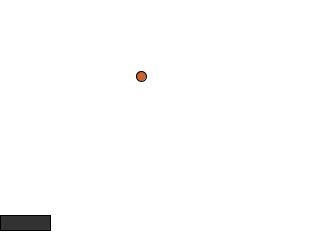
Frame 1 (no input)
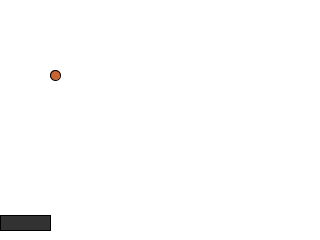
Frame 60 (the mouse pressed at the canvas centre just before this capture)
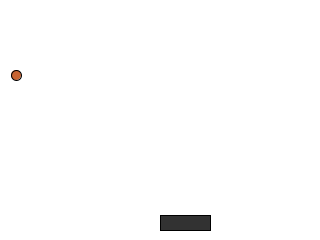
Frame 120 (the mouse held since frame 60 and released just before this capture)

The Processing sketch that drew these frames (run headless with seeded random() and noise(); from frame 60 on, the mouse is pressed at the canvas centre):

// Processing sketch: coursework_exercise_2_part_1
// ── coursework_exercise_2_part_1.pde
final int SCREENX = 320;
final int SCREENY = 240;
final int PADDLEHEIGHT = 15;
final int PADDLEWIDTH = 50;
final int MARGIN = 10;

class Ball {
  float x; float y;
  float dx; float dy;
  int radius;
  color ballColor = color(200, 100, 50);
  
  Ball(){
    x = random(SCREENX/4, SCREENX/2);
    y = random(SCREENY/4, SCREENY/2);
    dx = random(1, 10); 
    dy = random(1, 2);
    radius = 5;
  }
  
  
  void move(){
    x = x+dx; 
    y = y+dy;
  }
  void draw(){
    fill(ballColor);
    ellipse(int(x), int(y), radius, radius);
  }
  
  
  void  collide(Player tp)
  {  
    if(x-radius  <=0)  dx=-dx;  
    else  if(x+radius>=SCREENX)  dx=-dx;      
        if(y+radius  >=  tp.ypos  && y-radius<tp.ypos+PADDLEHEIGHT  && x>=tp.xpos  &&  x<=tp.xpos+PADDLEWIDTH) 
            println("collided!");  
            dy=-dy;  
        }  
}




class Player {
  
  int xpos; int ypos;
  color paddlecolor = color(50);
  
  Player(int screen_y)
  {
      xpos =SCREENX/2;
      ypos=screen_y;
  }
  void move(int x){
    if(x>SCREENX-PADDLEWIDTH) xpos = SCREENX - PADDLEWIDTH;
    else xpos=x;
  }
  
  void draw()
  {
    fill(paddlecolor);
    rect(xpos, ypos, PADDLEWIDTH, PADDLEHEIGHT);
  }
}











Player thePlayer;
Ball theBall;
void settings(){
  size(SCREENX, SCREENY);
}
void setup(){
  thePlayer = new Player(SCREENY-MARGIN-PADDLEHEIGHT);
  theBall = new Ball();
  ellipseMode(RADIUS);
}
void draw(){
  background(255);
  thePlayer.move(mouseX);
  theBall.move();
  theBall.collide(thePlayer);
  thePlayer.draw();
  theBall.draw();
}
